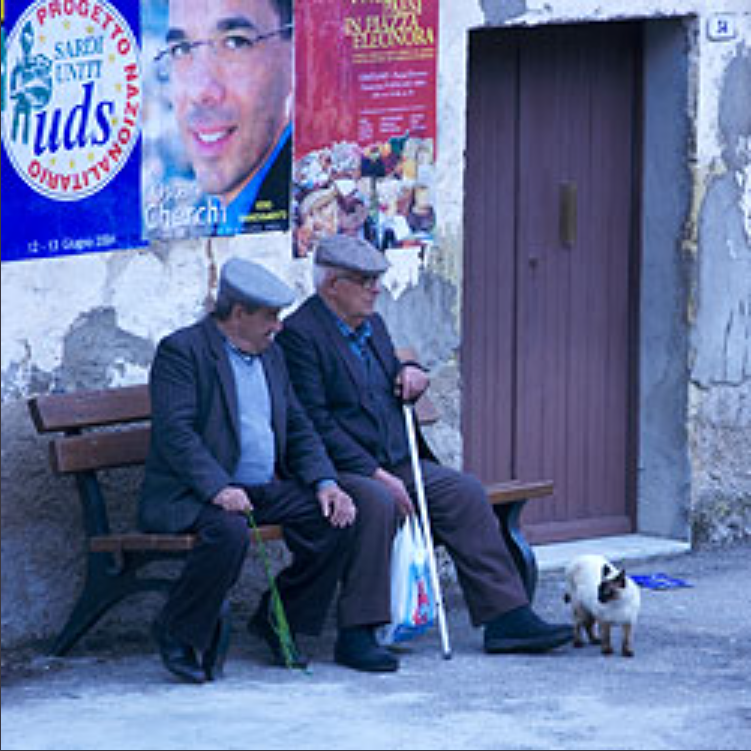
#> input picture Lecture_Note/Images/white_balance.png, 751 x 751 px
$ python Lecture2.py
#> lines starting #> are read from the running program, lines starting #| are printed output that depends on the picture
import matplotlib.pyplot as plt
import cv2
import numpy as np


def read_rgb(path):
#> called with path = 'Images/white_balance.png'
    img = cv2.imread(path)
#> img is the input picture: shape (751, 751, 3); mean B, G, R 153, 111.8, 101.5
    return cv2.cvtColor(img, cv2.COLOR_BGR2RGB)


def plot_img(img):
    plt.figure(figsize=(15, 7))
    plt.imshow(img)
    plt.show()


def compare_before_after(before, after):
    plt.figure(figsize=(15, 7))
    plt.subplot(121)
    plt.imshow(before)
    plt.title("Before")
    plt.xticks([])
    plt.yticks([])
    plt.subplot(122)
    plt.imshow(after)
    plt.title("After white balance")
    plt.xticks([])
    plt.yticks([])
    plt.show()


def von_kries(img):
    gray = img[279, 255]  # Choose a point by hand (Assume this point is true gray)
    img_min, img_max = img.min(), img.max()
    r, g, b = gray
    img = img.astype(float)
    img[:, :, 0] = img[:, :, 0] / r
    img[:, :, 1] = img[:, :, 1] / g
    img[:, :, 2] = img[:, :, 2] / b

    # normalize again to change dynamic range of each color channel
    img = cv2.normalize(img, None, img_min, img_max, cv2.NORM_MINMAX).astype(np.uint8)

    return img


def gray_world(img):
    r_ave, g_ave, b_ave = img[:, :, 0].mean(), img[:, :, 1].mean(), img[:, :, 2].mean()
#> r_ave = 101.5; g_ave = 111.8; b_ave = 153
    img = img.astype(float)
    img_min, img_max = img.min(), img.max()
#> img_min = 0; img_max = 255

    img[:, :, 0] = img[:, :, 0] / r_ave
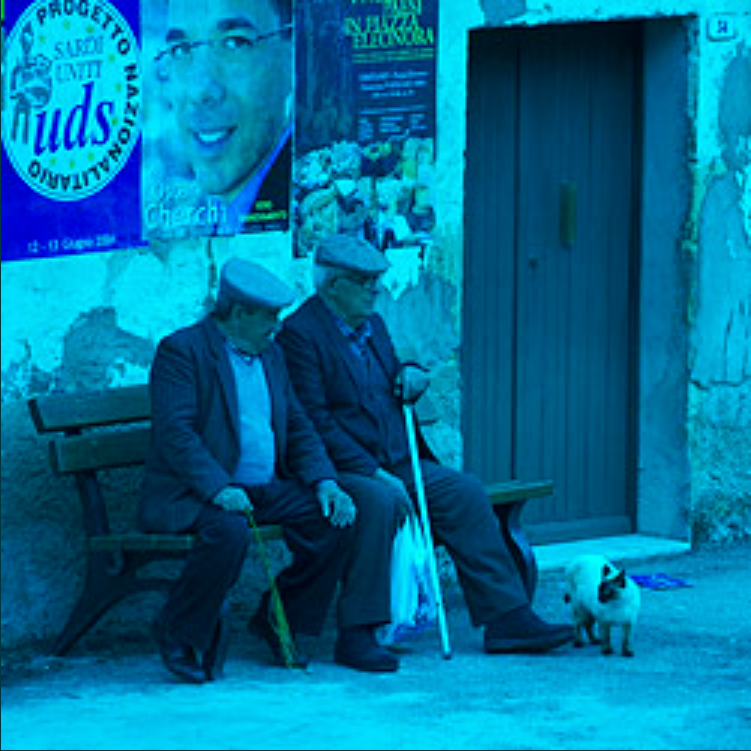
#> img: shape (751, 751, 3) float64; mean R, G, B 1, 111.8, 153
    img[:, :, 1] = img[:, :, 1] / g_ave
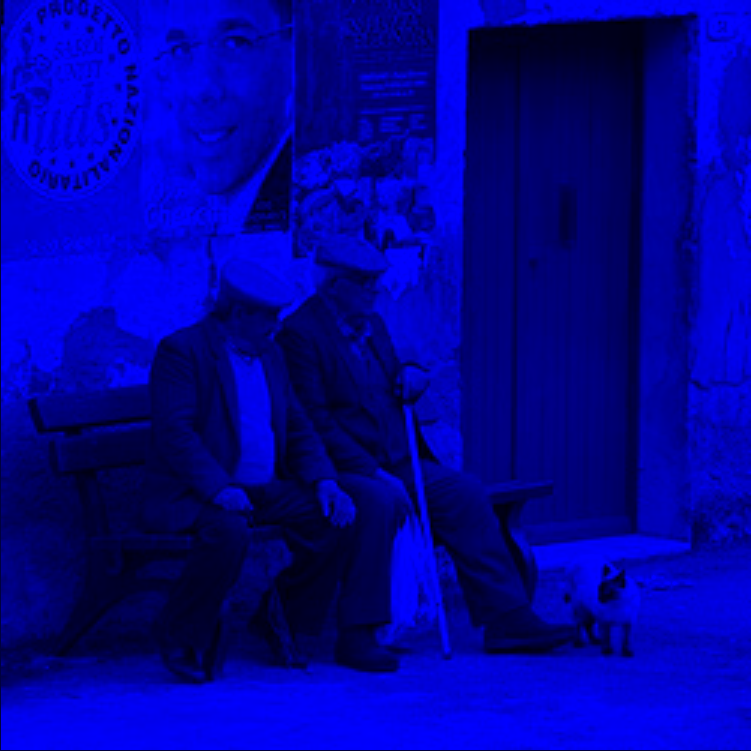
#> img: shape (751, 751, 3) float64; mean R, G, B 1, 1, 153
    img[:, :, 2] = img[:, :, 2] / b_ave
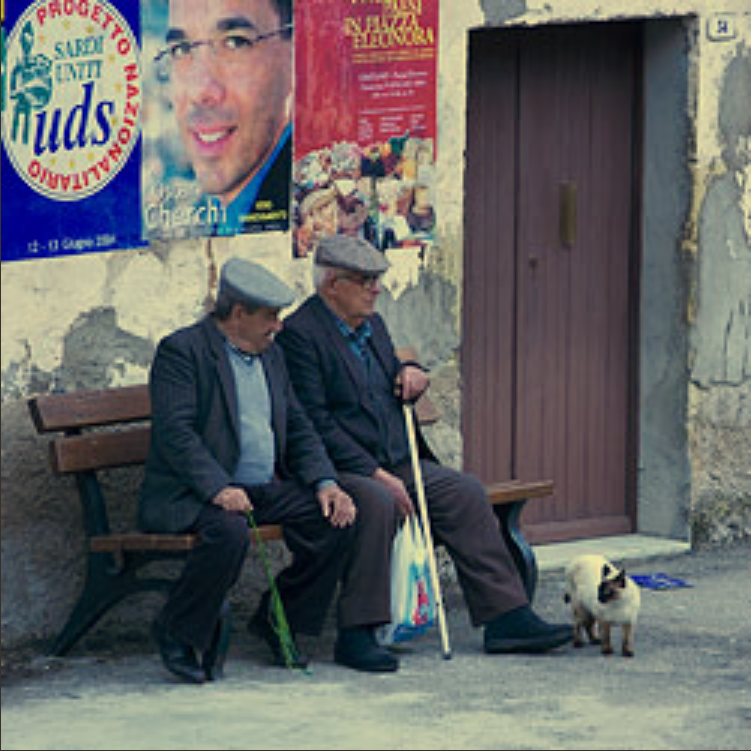
#> img: shape (751, 751, 3) float64; mean R, G, B 1, 1, 1; drawn with min black and max white

    # normalize again to change dynamic range of each color channel
    img = cv2.normalize(img, None, img_min, img_max, cv2.NORM_MINMAX).astype(np.uint8)

    return img


def brightest_pixel(img):
    img = img.astype(float)
    img_min, img_max = img.min(), img.max()

    img[:, :, 0] = img[:, :, 0] / img_max
    img[:, :, 1] = img[:, :, 1] / img_max
    img[:, :, 2] = img[:, :, 2] / img_max

    # normalize again to change dynamic range of each color channel
    img = cv2.normalize(img, None, img_min, img_max, cv2.NORM_MINMAX).astype(np.uint8)

    return img


if __name__ == '__main__':
    # Read image
    img = read_rgb(r"Images/white_balance.png")
    orig_img = img.copy()

    ''' 0 for "Von Kries"
        1 for "Gray World Assumption"
    '''
    using = 1

    if using == 0:  # Von Kries method
        img = von_kries(img)
    elif using == 1:  # Gray World Assumption
        img = gray_world(img)
    elif using == 2:  # Brightest Pixel Assumption (this work on non-saturated image)
        img = brightest_pixel(img)

    # Plot
    compare_before_after(orig_img, img)
#> in compare_before_after, `plt.show()`:
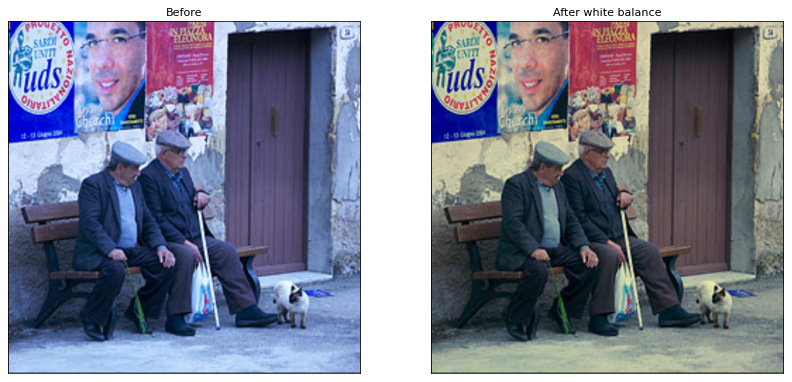
#> figure drawn by matplotlib, 2 panels

$ run again, with Lecture_Note/Images/hough_2.png copied over Lecture_Note/Images/white_balance.png
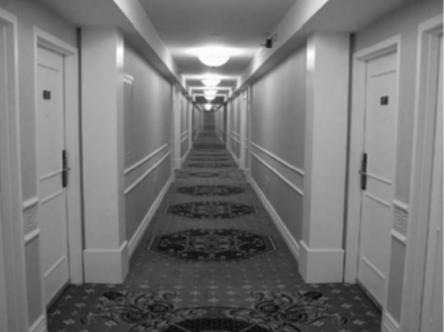
#> input picture Lecture_Note/Images/hough_2.png, 444 x 332 px
#> in read_rgb, img is the input picture: shape (332, 444, 3); min 11, max 253, mean 118.3
#> r_ave = 118.3
#> img_min = 11; img_max = 253
#> in gray_world, `img[:, :, 1] = img[:, :, 1] / g_ave`:
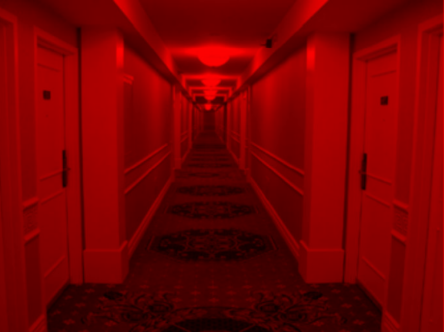
#> img: shape (332, 444, 3) float64; mean of channels 0, 1, 2 1, 1, 118.3; drawn as B, G, R
#> in compare_before_after, `plt.show()`:
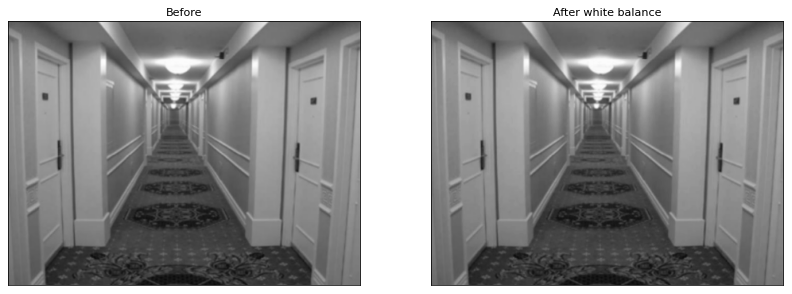
#> figure drawn by matplotlib, 2 panels

$ run again, with Lecture_Note/Images/emma_stone.jpg saved as Lecture_Note/Images/white_balance.png
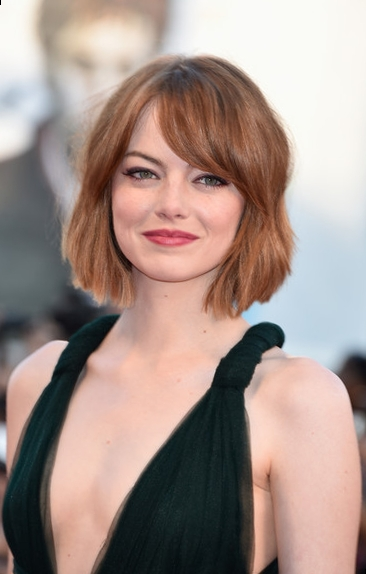
#> input picture Lecture_Note/Images/emma_stone.jpg, 366 x 574 px
#> in read_rgb, img is the input picture: shape (574, 366, 3); mean B, G, R 138.2, 145.5, 164.8
#> r_ave = 164.8; g_ave = 145.5; b_ave = 138.2
#> img_min = 0; img_max = 255
#> in gray_world, `img[:, :, 2] = img[:, :, 2] / b_ave`:
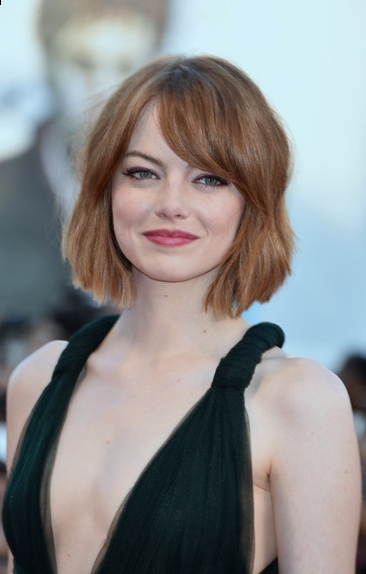
#> img: shape (574, 366, 3) float64; mean R, G, B 1, 1, 1; drawn with min black and max white
#> in compare_before_after, `plt.show()`:
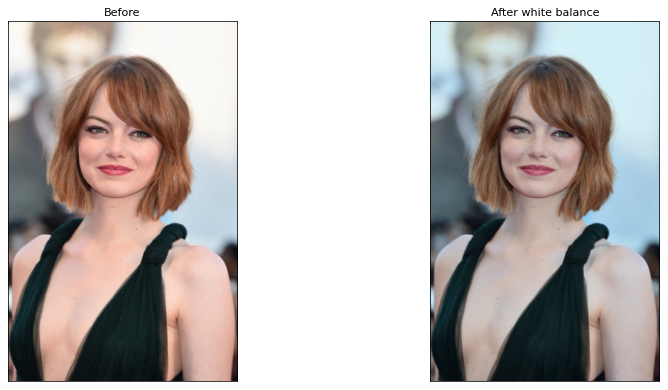
#> figure drawn by matplotlib, 2 panels

$ run again, with Lecture_Note/Images/iguana.jpg saved as Lecture_Note/Images/white_balance.png
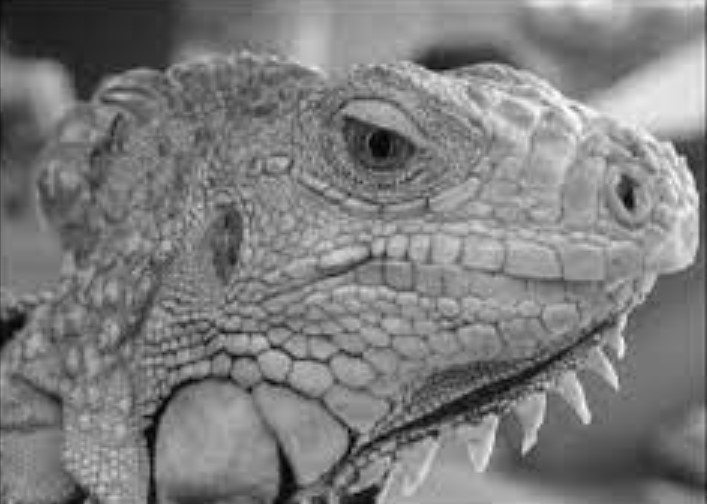
#> input picture Lecture_Note/Images/iguana.jpg, 707 x 504 px
#> in read_rgb, img is the input picture: shape (504, 707, 3); min 0, max 255, mean 125.2
#> r_ave = 125.2
#> img_min = 0; img_max = 255
#> in gray_world, `img[:, :, 1] = img[:, :, 1] / g_ave`:
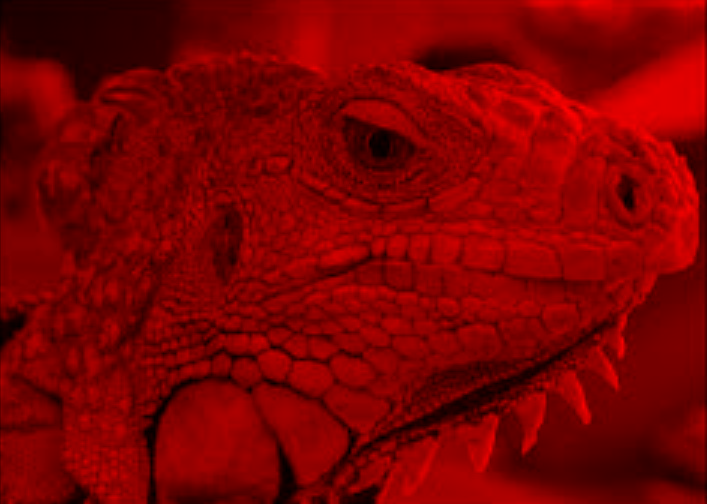
#> img: shape (504, 707, 3) float64; mean of channels 0, 1, 2 1, 1, 125.2; drawn as B, G, R
#> in compare_before_after, `plt.show()`:
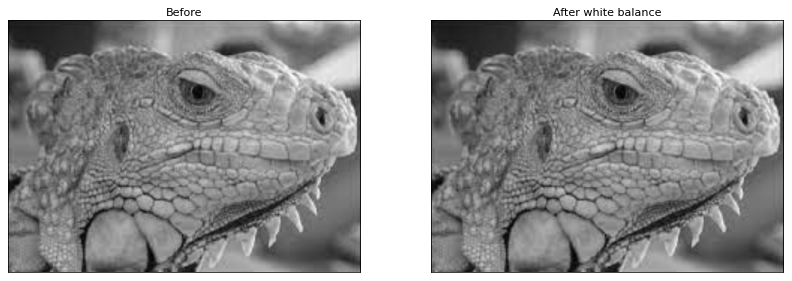
#> figure drawn by matplotlib, 2 panels
